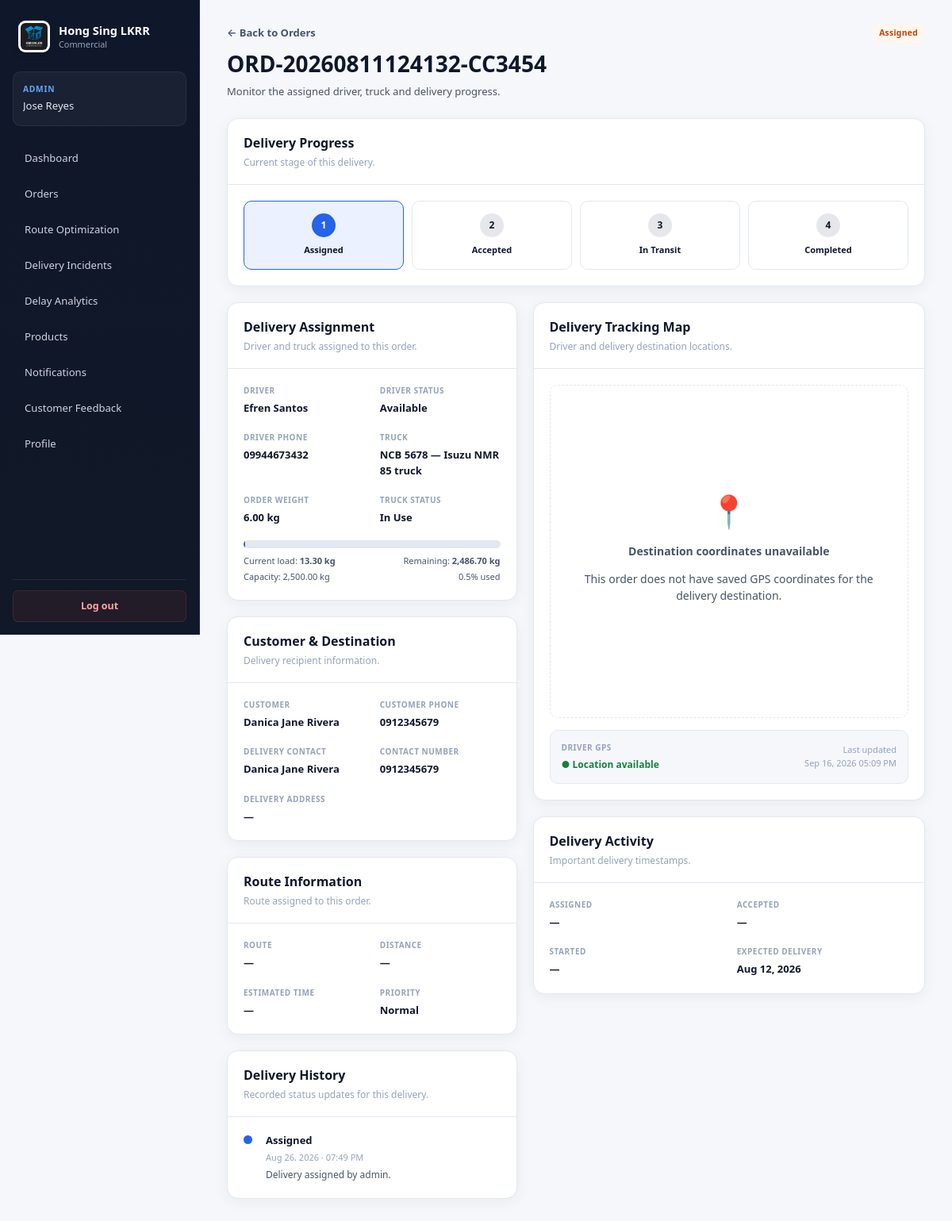
/admin/track_delivery.php?id=2 (signed in), run on the app's committed database.
### tables this page shows
CREATE TABLE `order` (
  `order_id` int(11) NOT NULL,
  `order_number` varchar(50) NOT NULL,
  `customer_id` int(11) NOT NULL,
  `driver_id` int(11) DEFAULT NULL,
  `truck_id` int(11) DEFAULT NULL,
  `route_id` int(11) DEFAULT NULL,
  `item_description` text NOT NULL,
  `subtotal` decimal(10,2) NOT NULL DEFAULT 0.00,
  `urgent_fee` decimal(10,2) NOT NULL DEFAULT 0.00,
  `total_amount` decimal(10,2) NOT NULL,
  `total_weight` decimal(12,2) NOT NULL DEFAULT 0.00,
  `total_weight_kg` decimal(10,2) NOT NULL DEFAULT 0.00,
  `order_date` date NOT NULL,
  `expected_delivery_date` date DEFAULT NULL,
  `priority_level` enum('Normal','Urgent') NOT NULL DEFAULT 'Normal',
  `completion_status` enum('Pending','Approved','Assigned','Accepted','In Transit','Completed','Cancelled') NOT NULL DEFAULT 'Pending',
  `created_at` datetime NOT NULL DEFAULT current_timestamp(),
  `approved_at` datetime DEFAULT NULL,
  `assigned_at` datetime DEFAULT NULL,
  `accepted_at` datetime DEFAULT NULL,
  `started_at` datetime DEFAULT NULL,
  `completed_at` datetime DEFAULT NULL,
  `cancelled_at` datetime DEFAULT NULL
);

CREATE TABLE `driver` (
  `driver_id` int(11) NOT NULL,
  `license_number` varchar(50) NOT NULL,
  `full_name` varchar(100) NOT NULL,
  `phone_number` varchar(20) NOT NULL,
  `email` varchar(100) NOT NULL,
  `password_hash` varchar(255) NOT NULL,
  `status` enum('Available','On Delivery','On Leave','Absent','Inactive','Resigned','Terminated') NOT NULL DEFAULT 'Available',
  `current_truck_id` int(11) DEFAULT NULL,
  `total_deliveries` int(11) NOT NULL DEFAULT 0,
  `rating` decimal(3,2) DEFAULT NULL,
  `created_at` datetime NOT NULL DEFAULT current_timestamp(),
  `last_location` varchar(150) DEFAULT NULL,
  `current_latitude` decimal(10,7) DEFAULT NULL,
  `current_longitude` decimal(10,7) DEFAULT NULL,
  `location_updated_at` datetime DEFAULT NULL,
  `phone_verified` tinyint(1) NOT NULL DEFAULT 0,
  `phone_verified_at` datetime DEFAULT NULL
);

CREATE TABLE `truck` (
  `truck_id` int(11) NOT NULL,
  `plate_number` varchar(20) NOT NULL,
  `model` varchar(100) NOT NULL,
  `capacity` decimal(10,2) NOT NULL,
  `status` enum('Available','In Use','Maintenance') NOT NULL DEFAULT 'Available',
  `last_maintenance` date DEFAULT NULL,
  `current_load` decimal(12,2) NOT NULL DEFAULT 0.00
);

CREATE TABLE `customer` (
  `customer_id` int(11) NOT NULL,
  `full_name` varchar(100) NOT NULL,
  `email` varchar(100) NOT NULL,
  `email_verified` tinyint(1) NOT NULL DEFAULT 0,
  `email_verified_at` datetime DEFAULT NULL,
  `password_hash` varchar(255) NOT NULL,
  `phone_number` varchar(20) NOT NULL,
  `address` varchar(255) NOT NULL,
  `city` varchar(100) NOT NULL,
  `province` varchar(100) NOT NULL,
  `created_at` datetime NOT NULL DEFAULT current_timestamp(),
  `latitude` decimal(10,7) DEFAULT NULL,
  `longitude` decimal(10,7) DEFAULT NULL,
  `phone_verified` tinyint(1) NOT NULL DEFAULT 0,
  `phone_verified_at` datetime DEFAULT NULL
);

CREATE TABLE `delivery_status` (
  `status_id` int(11) NOT NULL,
  `order_id` int(11) NOT NULL,
  `status` enum('Pending','Assigned','In Transit','Arrived','Delivered','Failed','Cancelled') NOT NULL,
  `latitude` decimal(10,6) DEFAULT NULL,
  `longitude` decimal(10,6) DEFAULT NULL,
  `timestamp` datetime NOT NULL DEFAULT current_timestamp(),
  `notes` text DEFAULT NULL
);

### admin/track_delivery.php (the view, shortened to what the rows shown need)
<?php
$db = Database::getConnection();
$orderId = isset($_GET['id'])
    ? (int) $_GET['id']
    : 0;
$stmt = $db->prepare("
    SELECT
        o.order_id,
        o.order_number,
        o.customer_id,
        o.driver_id,
        o.truck_id,
        o.route_id,
        o.total_weight,
        o.total_weight_kg,
        o.order_date,
        o.expected_delivery_date,
        o.priority_level,
        o.completion_status,
        o.assigned_at,
        o.accepted_at,
        o.started_at,
        o.completed_at,
        c.full_name AS customer_name,
        c.phone_number AS customer_phone,
        d.full_name AS driver_name,
        d.phone_number AS driver_phone,
        d.status AS driver_status,
        d.current_latitude AS driver_latitude,
        d.current_longitude AS driver_longitude,
        d.location_updated_at,
        t.plate_number,
        t.model AS truck_model,
        t.capacity AS truck_capacity,
        t.current_load AS truck_current_load,
        t.status AS truck_status,
        r.route_code,
        r.estimated_distance,
        r.estimated_time,
        dl.full_address AS delivery_address,
        dl.city AS delivery_city,
        dl.province AS delivery_province,
        dl.latitude AS destination_latitude,
        dl.longitude AS destination_longitude,
        dl.contact_person,
        dl.contact_number
    FROM `order` o
    LEFT JOIN customer c
        ON c.customer_id = o.customer_id
    LEFT JOIN driver d
        ON d.driver_id = o.driver_id
    LEFT JOIN truck t
        ON t.truck_id = o.truck_id
    LEFT JOIN route r
        ON r.route_id = o.route_id
    LEFT JOIN delivery_location dl
        ON dl.location_id = (
            SELECT MAX(dl2.location_id)
            FROM delivery_location dl2
            WHERE dl2.order_id = o.order_id
        )
    WHERE o.order_id = ?
    LIMIT 1
");
$stmt->execute([
    $orderId
]);
$order = $stmt->fetch(PDO::FETCH_ASSOC);
$historyStmt = $db->prepare("
    SELECT
        status_id,
        status,
        latitude,
        longitude,
        timestamp,
        notes
    FROM delivery_status
    WHERE order_id = ?
    ORDER BY timestamp ASC, status_id ASC
");
$historyStmt->execute([
    $orderId
]);
$statusHistory =
    $historyStmt->fetchAll(
        PDO::FETCH_ASSOC
    );
$orderWeight =
    (float) (
        $order['total_weight_kg']
        ??
        $order['total_weight']
        ??
        0
    );
$truckCapacity =
    (float) (
        $order['truck_capacity']
        ?? 0
    );
$truckCurrentLoad =
    (float) (
        $order['truck_current_load']
        ?? 0
    );
$truckRemaining =
    max(
        0,
        $truckCapacity - $truckCurrentLoad
    );
$hasDriverGps =
    $order['driver_latitude'] !== null
    &&
    $order['driver_longitude'] !== null;
$statusClass = match (
    $order['completion_status']
) {
    'Assigned'
        => 'status-pending',
    'Accepted'
        => 'status-delivered',
    'In Transit'
        => 'status-transit',
    'Completed'
        => 'status-delivered',
    default
        => 'status-pending'
};
?>
<!DOCTYPE html>
<html lang="en">
<head>
<link
    rel="stylesheet"
    href="<?= BASE_URL ?>assets/css/theme.css"
>
<link
    rel="stylesheet"
    href="https://unpkg.com/leaflet@1.9.4/dist/leaflet.css"
>
</head>
<body>
<div class="app-layout">
<?php
require __DIR__ .
    '/../includes/header.php';
?>
<main class="app-main">
<div class="track-page">
<header class="track-header">
    <div>
        <a
            class="back-link"
            href="<?= BASE_URL ?>admin/orders.php?category=assigned"
        >
            ← Back to Orders
        </a>
        <h1>
            <?= htmlspecialchars(
                $order['order_number']
            ) ?>
        </h1>
        <p>
            Monitor the assigned driver,
            truck and delivery progress.
        </p>
    </div>
    <span
        class="
            status-pill
            <?= $statusClass ?>
        "
    >
        <?= htmlspecialchars(
            $order['completion_status']
        ) ?>
    </span>
</header>
<section
    class="track-card"
    style="margin-bottom:20px;"
>
<div class="track-card-head">
    <h2>Delivery Progress</h2>
</div>
</section>
<div class="track-layout">
<div class="track-column">
<section class="track-card">
<div class="track-card-head">
    <h2>Delivery Assignment</h2>
</div>
<div class="track-card-body">
<div class="info-grid">
    <div>
        <span class="info-label">
            Driver
        </span>
        <span class="info-value">
            <?= htmlspecialchars(
                $order['driver_name']
                ?? '—'
            ) ?>
        </span>
    </div>
    <div>
        <span class="info-label">
            Driver Status
        </span>
        <span class="info-value">
            <?= htmlspecialchars(
                $order['driver_status']
                ?? '—'
            ) ?>
        </span>
    </div>
    <div>
        <span class="info-label">
            Driver Phone
        </span>
        <span class="info-value">
            <?= htmlspecialchars(
                $order['driver_phone']
                ?? '—'
            ) ?>
        </span>
    </div>
    <div>
        <span class="info-label">
            Truck
        </span>
        <span class="info-value">
            <?= htmlspecialchars(
                $order['plate_number']
                ?? '—'
            ) ?>
            <?php if (
                !empty(
                    $order['truck_model']
                )
            ): ?>
                —
                <?= htmlspecialchars(
                    $order['truck_model']
                ) ?>
            <?php endif; ?>
        </span>
    </div>
    <div>
        <span class="info-label">
            Order Weight
        </span>
        <span class="info-value">
            <?= number_format(
                $orderWeight,
                2
            ) ?>
            kg
        </span>
    </div>
    <div>
        <span class="info-label">
            Truck Status
        </span>
        <span class="info-value">
            <?= htmlspecialchars(
                $order['truck_status']
                ?? '—'
            ) ?>
        </span>
    </div>
</div>
<?php if (
    $truckCapacity > 0
): ?>
<?php
$capacityPercentage =
    min(
        100,
        max(
            0,
            (
                $truckCurrentLoad /
                $truckCapacity
            ) * 100
        )
    );
?>
<div class="capacity-summary">
    <div class="capacity-bar">
    </div>
    <div class="capacity-text">
        <span>
            Current load:
            <strong>
                <?= number_format(
                    $truckCurrentLoad,
                    2
                ) ?>
                kg
            </strong>
        </span>
        <span>
            Remaining:
            <strong>
                <?= number_format(
                    $truckRemaining,
                    2
                ) ?>
                kg
            </strong>
        </span>
    </div>
    <div
        class="capacity-text"
        style="margin-top:4px;"
    >
        <span>
            Capacity:
            <?= number_format(
                $truckCapacity,
                2
            ) ?>
            kg
        </span>
        <span>
            <?= number_format(
                $capacityPercentage,
                1
            ) ?>%
            used
        </span>
    </div>
</div>
<?php endif; ?>
</div>
</section>
<section class="track-card">
<div class="track-card-head">
    <h2>Customer & Destination</h2>
</div>
<div class="track-card-body">
<div class="info-grid">
    <div>
        <span class="info-label">
            Customer
        </span>
        <span class="info-value">
            <?= htmlspecialchars(
                $order['customer_name']
                ?? '—'
            ) ?>
        </span>
    </div>
    <div>
        <span class="info-label">
            Customer Phone
        </span>
        <span class="info-value">
            <?= htmlspecialchars(
                $order['customer_phone']
                ?? '—'
            ) ?>
        </span>
    </div>
    <div>
        <span class="info-label">
            Delivery Contact
        </span>
        <span class="info-value">
            <?= htmlspecialchars(
                $order['contact_person']
                ??
                $order['customer_name']
                ??
                '—'
            ) ?>
        </span>
    </div>
    <div>
        <span class="info-label">
            Contact Number
        </span>
        <span class="info-value">
            <?= htmlspecialchars(
                $order['contact_number']
                ??
                $order['customer_phone']
                ??
                '—'
            ) ?>
        </span>
    </div>
</div>
</div>
</section>
<section class="track-card">
<div class="track-card-head">
    <h2>Route Information</h2>
</div>
<div class="track-card-body">
<div class="info-grid">
    <div>
        <span class="info-label">
            Priority
        </span>
        <span class="info-value">
            <?= htmlspecialchars(
                $order['priority_level']
                ?? 'Normal'
            ) ?>
        </span>
    </div>
</div>
</div>
</section>
<section class="track-card">
<div class="track-card-head">
    <h2>Delivery History</h2>
</div>
<div class="track-card-body">
<?php if (
    empty($statusHistory)
): ?>
    <div class="empty-state-box">
        No delivery status history yet.
    </div>
<?php else: ?>
<div class="timeline">
<?php foreach (
    array_reverse(
        $statusHistory
    )
    as $history
): ?>
<div class="timeline-row">
    <div class="timeline-dot"></div>
    <div>
        <div class="timeline-status">
            <?= htmlspecialchars(
                $history['status']
            ) ?>
        </div>
        <span class="timeline-time">
            <?= !empty(
                $history['timestamp']
            )
                ? date(
                    'M d, Y · h:i A',
                    strtotime(
                        $history[
                            'timestamp'
                        ]
                    )
                )
                : '—'
            ?>
        </span>
        <?php if (
            !empty(
                $history['notes']
            )
        ): ?>
            <div class="timeline-note">
                <?= htmlspecialchars(
                    $history['notes']
                ) ?>
            </div>
        <?php endif; ?>
    </div>
</div>
<?php endforeach; ?>
</div>
<?php endif; ?>
</div>
</section>
</div>
<div class="track-column">
<section class="track-card">
<div class="track-card-head">
    <h2>Delivery Tracking Map</h2>
</div>
<div class="track-card-body">
<div class="gps-panel">
    <div>
        <span class="info-label">
        </span>
        <div
            id="gps-status"
            class="
                gps-status
                <?= $hasDriverGps
                    ? 'gps-active'
                    : 'gps-waiting'
                ?>
            "
        >
        </div>
    </div>
    <div
        id="gps-time"
        class="gps-time"
    >
        <?php if (
            !empty(
                $order[
                    'location_updated_at'
                ]
            )
        ): ?>
            Last updated<br>
            <?= date(
                'M d, Y h:i A',
                strtotime(
                    $order[
                        'location_updated_at'
                    ]
                )
            ) ?>
        <?php else: ?>
            No GPS update yet
        <?php endif; ?>
    </div>
</div>
</div>
</section>
<section class="track-card">
<div class="track-card-head">
    <h2>Delivery Activity</h2>
</div>
<div class="track-card-body">
<div class="info-grid">
    <div>
        <span class="info-label">
            Expected Delivery
        </span>
        <span class="info-value">
            <?= !empty(
                $order[
                    'expected_delivery_date'
                ]
            )
                ? date(
                    'M d, Y',
                    strtotime(
                        $order[
                            'expected_delivery_date'
                        ]
                    )
                )
                : '—'
            ?>
        </span>
    </div>
</div>
</div>
</section>
</div>
</div>
</div>
</main>
</div>
</body>
</html>

### data on the page
order: order_number "ORD-20260811124132-CC3454", completion_status "Assigned", driver.full_name "Efren Santos", driver.status "Available", driver.phone_number "09944673432", truck.plate_number "NCB 5678", truck.model "Isuzu NMR 85 truck", total_weight_kg "6.00", truck.status "In Use", truck.current_load "13.30", truck.current_load "2,486.70", truck.capacity "2,500.00", truck.capacity "0.5", customer.full_name "Danica Jane Rivera", customer.phone_number "0912345679", priority_level "Normal", driver.location_updated_at "Sep 16, 2026 05:09 PM", expected_delivery_date "Aug 12, 2026"
delivery_status: status "Assigned", timestamp "Aug 26, 2026 · 07:49 PM", notes "Delivery assigned by admin."

### other printed values
currentRole() "ADMIN"
$_SESSION['full_name'] "Jose Reyes"
$item['label'] "Dashboard"
$item['label'] "Orders"
$item['label'] "Route Optimization"
$item['label'] "Delivery Incidents"
$item['label'] "Delay Analytics"
$item['label'] "Products"
$item['label'] "Notifications"
$item['label'] "Customer Feedback"
$item['label'] "Profile"
$workflowStatus "Assigned"
$workflowStatus "Accepted"
$workflowStatus "In Transit"
$workflowStatus "Completed"
